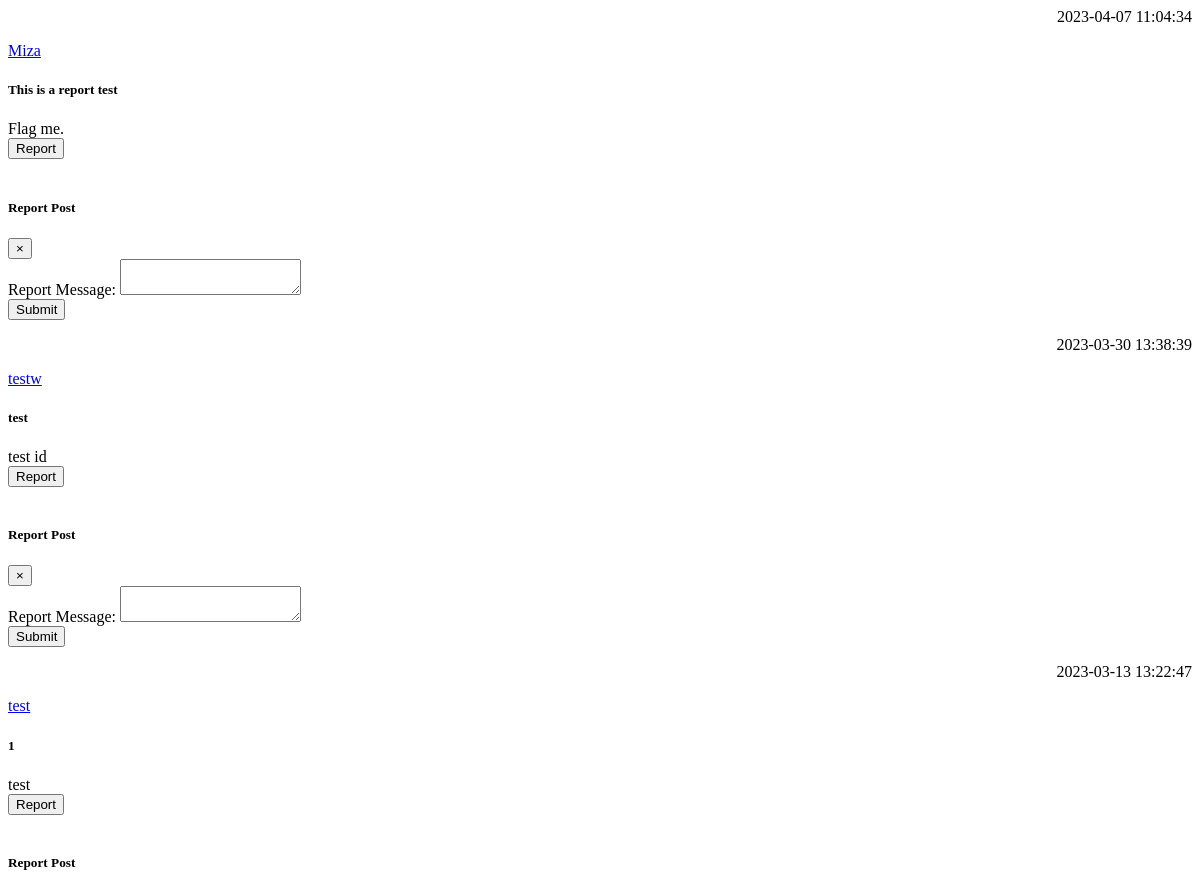
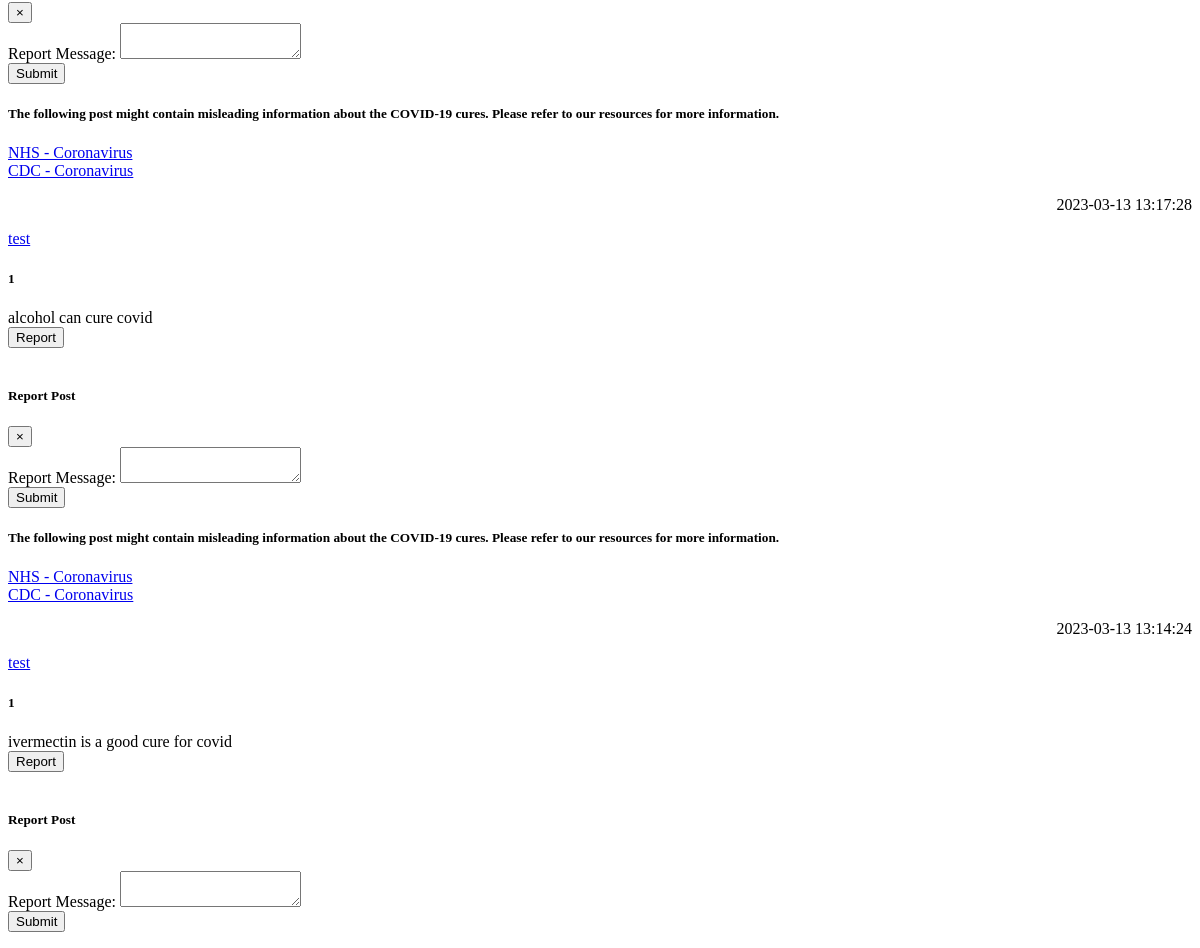
Before: /load_posts with the older database file (2 pictures, top to bottom).
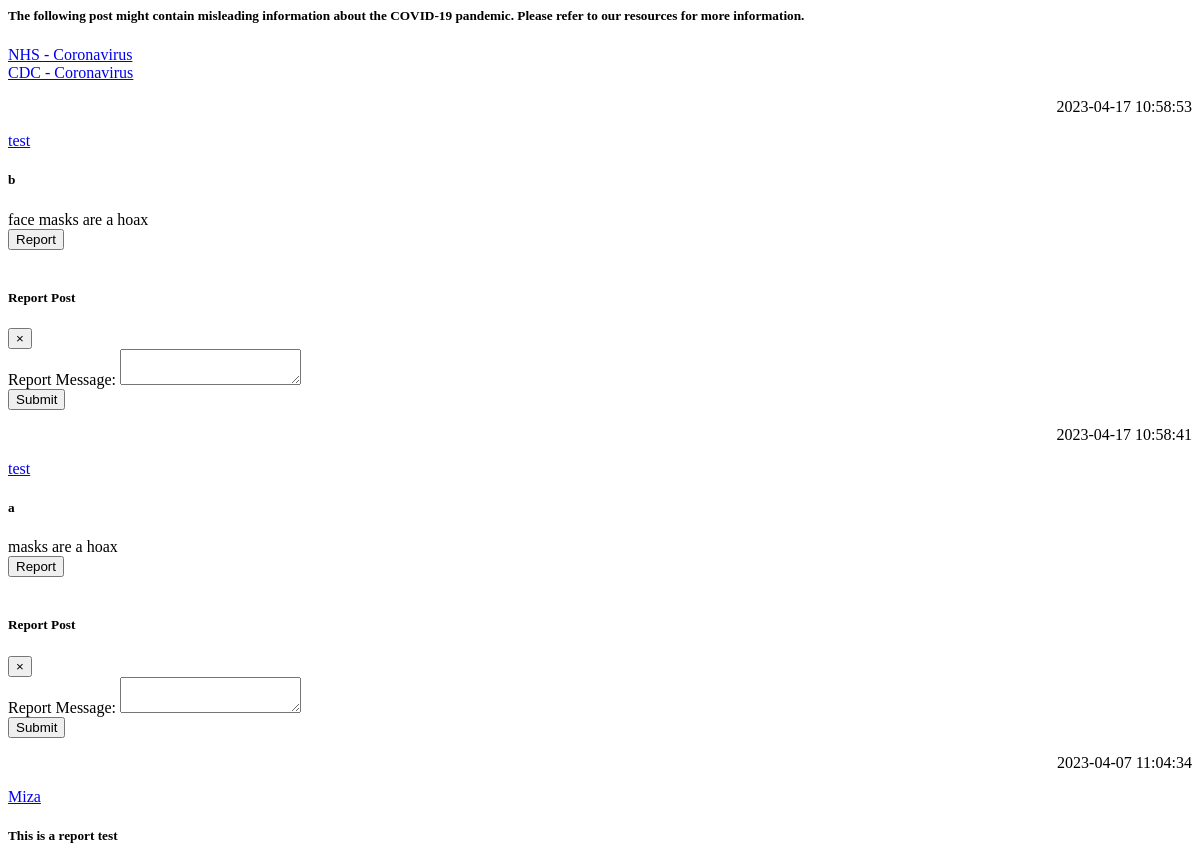
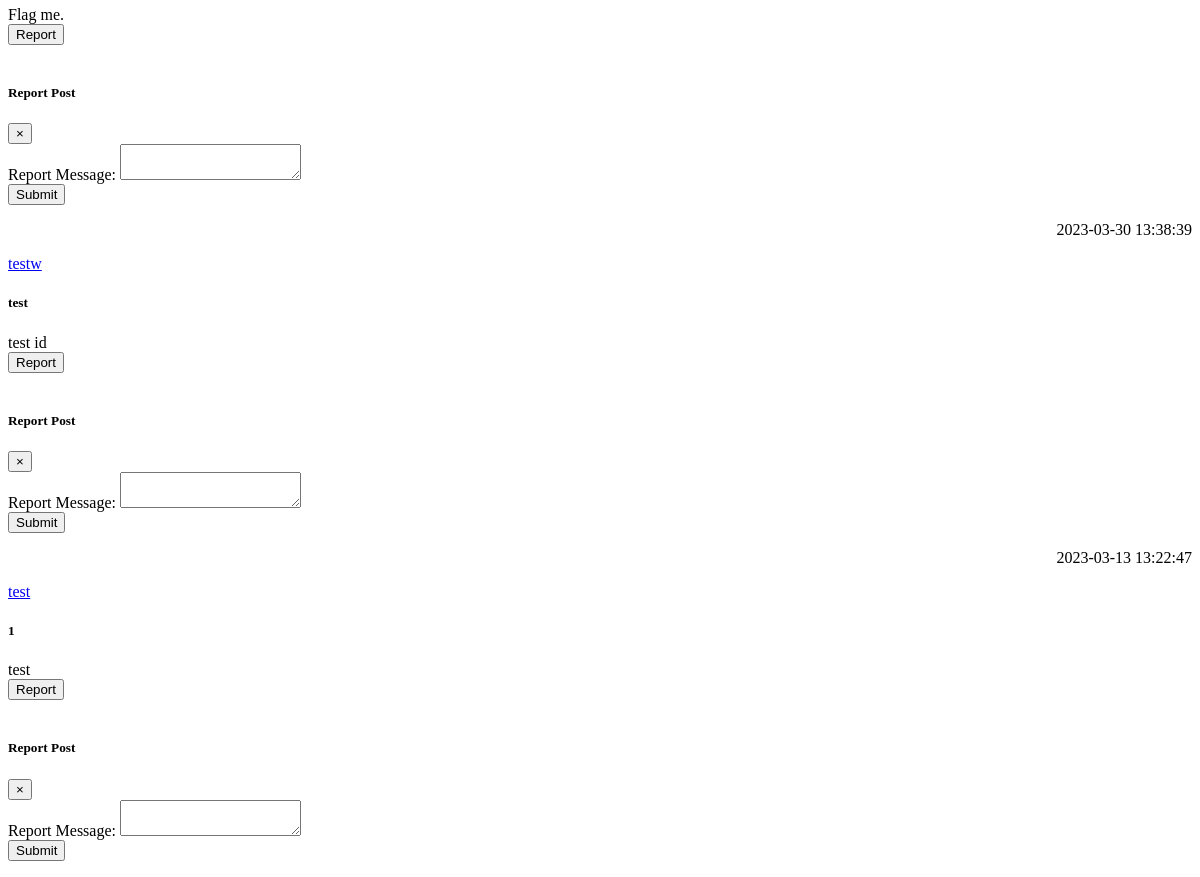
After: the same page with the newer database file (2 pictures, top to bottom).
### tables this page shows
CREATE TABLE posts (
    ID INTEGER PRIMARY KEY AUTOINCREMENT,
    title TEXT NOT NULL,
    content TEXT NOT NULL,
    by_user TEXT NOT NULL,
    created_at timestamp default current_timestamp
, userID integer, flag_covid text, blacklisted text, flag_vaccine text, flag_tests text, flag_cures text, reported int, report_message text);

### app.py (the view)
@app.route("/load_posts")
def load_posts():
   page = request.args.get('page', 0, int)
   if page == 0:
        offset = 0
   else:
        offset = 5 * page
   posts=query_db('SELECT * FROM posts ORDER BY created_at DESC LIMIT 5 OFFSET ?', [offset])
   html = render_template('posts.html', posts = posts)
   return html

### app.py (called while the page is built)
def query_db(query, args=(), one=False):
    con = g._database = sqlite3.connect(DATABASE)
    con.row_factory = sqlite3.Row
    cur = con.execute(query, args)
    rv = cur.fetchall()
    cur.close()
    return (rv[0] if rv else None) if one else rv

### templates/posts.html (shortened to what this page needs)
{% for post in posts %}
<div class="shadow mx-auto posts p-3 mb-5 rounded">
{% if post.flag_covid == "yes" %}
<div class="flagged_post">
  <h5>The following post might contain misleading information about the COVID-19 pandemic. Please refer to our resources for more information.</h5>
  <a href="https://www.nhs.uk/conditions/coronavirus-covid-19/">NHS - Coronavirus </a><br>
  <a href="https://www.cdc.gov/coronavirus/2019-ncov/index.html">CDC - Coronavirus</a>
</div>
{% endif %}
{% if post.flag_cures == "yes" %}
<div class="flagged_post">
  <h5>The following post might contain misleading information about the COVID-19 cures. Please refer to our resources for more information.</h5>
  <a href="https://www.nhs.uk/conditions/coronavirus-covid-19/">NHS - Coronavirus </a><br>
  <a href="https://www.cdc.gov/coronavirus/2019-ncov/index.html">CDC - Coronavirus</a>
</div>
{% endif %}
<p align="right">{{  post.created_at  }}</p>
<a class="post_username" href="{{ url_for('user_profile', username=post.by_user) }}">
  {{ post.by_user }}
</a>
<h5>{{ post.title }}</h5>
{{ post.content }}<br/>
<button type="button" class="report_button" data-toggle="modal" data-target="#reportModal{{ post.ID }}">Report</button>
</div>
<div class="modal fade" id="reportModal{{ post.ID }}" tabindex="-1" role="dialog" aria-labelledby="reportModalLabel{{ post.ID }}">
  <div class="modal-dialog" role="document">
    <div class="modal-content">
      <div class="modal-header">
        <h5 class="modal-title" id="reportModalLabel{{ post.ID }}">Report Post</h5>
        <button type="button" class="close" data-dismiss="modal" aria-label="Close">
          <span aria-hidden="true">&times;</span>
        </button>
      </div>
      <div class="modal-body">
        <form method="post" action="{{ url_for('post_report', post_ID=post.ID) }}">
          <div class="form-group">
            <label for="report_message">Report Message:</label>
            <textarea class="form-control" id="report_message" name="report_message"></textarea>
          </div>
          <button type="submit" class="btn btn-primary">Submit</button>
        </form>
      </div>
    </div>
  </div>
</div>
{% endfor %}

Changed rows visible on the page:
no longer on this page (row unchanged): posts: flag_cures "NHS - Coronavirus", created_at "2023-03-13 13:17:28", by_user "test", title "1", content "alcohol can cure covid"
no longer on this page (row unchanged): posts: flag_cures "NHS - Coronavirus", created_at "2023-03-13 13:14:24", by_user "test", title "1", content "ivermectin is a good cure for covid"
added posts: flag_covid "NHS - Coronavirus", created_at "2023-04-17 10:58:53", by_user "test", title "b", content "face masks are a hoax"
added posts: created_at "2023-04-17 10:58:41", by_user "test", title "a", content "masks are a hoax"
